Frame 1 (no input): blank canvas, image omitted
Frame 60 (the mouse pressed at the canvas centre just before this capture): blank canvas, image omitted
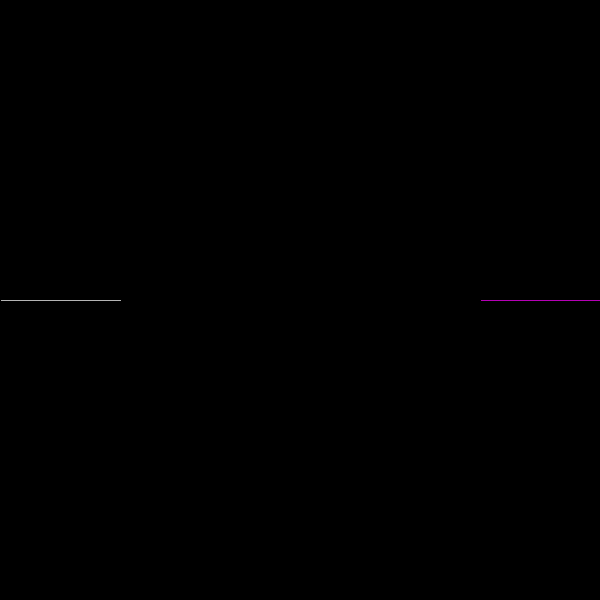
Frame 120 (the mouse held since frame 60 and released just before this capture)

The Processing sketch whose frames 1 and 60 were blank and that drew this single picture after the mouse press (run headless with seeded random() and noise(); from frame 60 on, the mouse is pressed at the canvas centre):

// Processing sketch: processing_78352
// ── processing_78352.pde

//Amy Chen, Tron, Computer Programming 4/5
//
int x=1;
int y=300;
int direction=RIGHT;
int compx=600;
int compy=300;
int compdir=LEFT;
boolean gameOver = false;
void setup()
{
  size(600, 600);
  background(0);
}
void draw()
{
  if (get(x, y)!= color(0, 0, 0))
  {
    gameOver = true;
    text("Game Over COMPUTER WON", 300, 500);
  }
  else
  {
    human();
    computer();
  }
}
void human()
{
  stroke(255, 255, 255);
  point(x, y);
  if (direction ==RIGHT)
  {
    x++;
  }
  if (direction ==LEFT)
  {
    x--;
  }
  if (direction ==UP)
  {
    y--;
  }
  if (direction ==DOWN)
  {
    y++;
  }
}
void computer()
{
    stroke(255, 0, 255);
    point(compx, compy);
    if (compdir ==LEFT)
    {
      compx--;
      if (get(compx-2, compy) !=color(0, 0, 0))
      {
        compdir=DOWN;
      }
    }
    else if (compdir ==RIGHT)
    {
      compx++;
      if (get(compx+2, compy) !=color(0, 0, 0))
      {
        compdir=UP;
      }
    }
   else if(compdir ==UP)
   {
     compy--;
     if(get(compx,compy-2) !=color(0,0,0))
     {
       compdir=LEFT;
     }
    }
   else if(compdir==DOWN)
   {
     compy++;
     if(get(compx,compy+2) !=color(0,0,0))
     {
       compdir=RIGHT;
     }
      }
}
void keyPressed()
{
  if (key=='a')
  {
    direction = LEFT;
  }
  else if (key=='d')
  {
    direction = RIGHT;
  }
  else if (key=='s')
  {
    direction = DOWN;
  }
  else if (key=='w')
  {
    direction = UP;
  }
}
